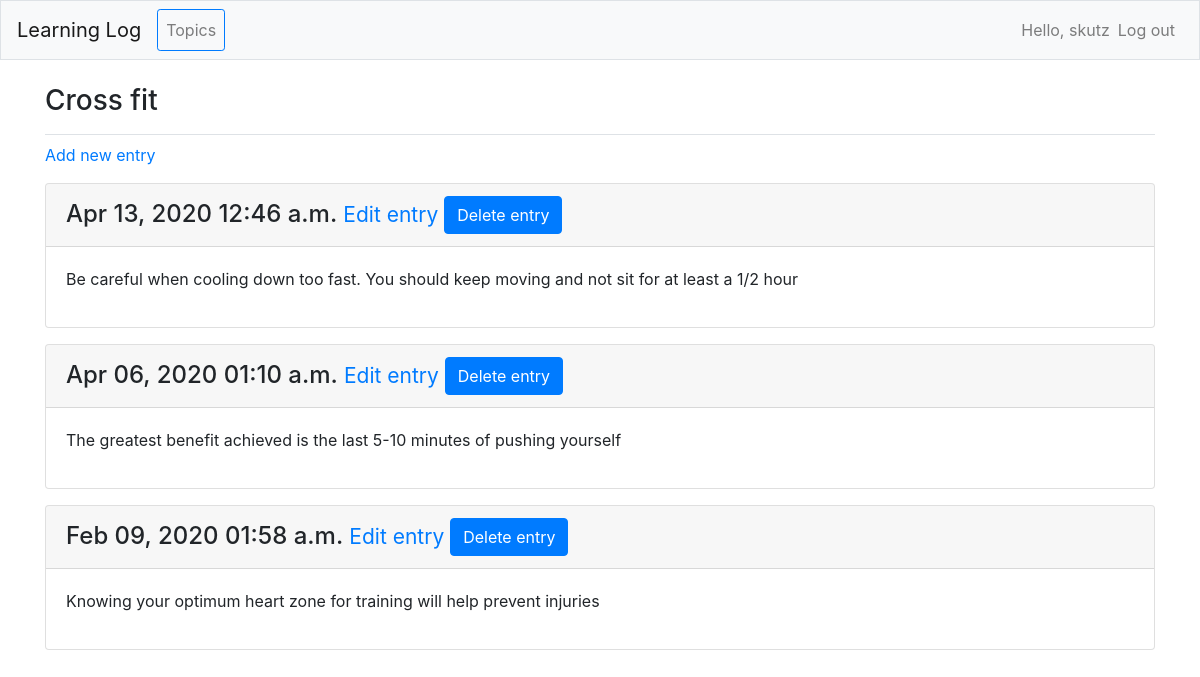
The page /topics/2/ (signed in) on the database its author committed.
### learning_logs/models.py (models this page shows, shortened)
class Topic(models.Model): # inherit from Django's base Model class
    text = models.CharField(max_length=200) # allocates 200 chars in database
    data_added = models.DateTimeField(auto_now_add=True) # sets to current data/time when new topic created
    owner = models.ForeignKey(User, on_delete=models.CASCADE)
    def __str__(self):
        return self.text

class Entry(models.Model): # inherit from Django's base Model class
    topic = models.ForeignKey(Topic,  on_delete=models.CASCADE)  # connects entry to a topic
    text = models.TextField()
    date_added = models.DateTimeField(auto_now_add=True)
    class Meta:
        verbose_name_plural = 'entries'

### learning_logs/views.py (the view)
# urls.py: path('topics/<int:topic_id>/', views.topic, name = 'topic'),
@login_required
def topic(request, topic_id):
    topic = Topic.objects.get(id=topic_id)
    check_topic_owner(topic, request)
    entries = topic.entry_set.order_by('-date_added')
    context = {'topic': topic, 'entries': entries}
    return render(request, 'learning_logs/topic.html', context)

### learning_logs/views.py (called while the page is built)
def check_topic_owner(topic, request):
    if topic.owner != request.user:
        raise Http404

### learning_logs/templates/learning_logs/topic.html (shortened to what this page needs)
{% extends 'learning_logs/base.html' %}
{% block page_header %}
    <h3>{{topic}} </h3>
{% endblock page_header %}
{% block content %}
<p>
    <a href = "{% url 'learning_logs:new_entry' topic.id %}"> Add new entry </a>
</p>
{% for entry in entries %}
    <div class="card mb-3">
        <h4 class = "card-header">
            {{ entry.date_added|date:'M d, Y h:i a' }}
            <small>
                <a href = "{% url 'learning_logs:edit_entry' entry.id %}"> Edit entry </a>
            </small>
            <button type = "button" class="btn btn-primary" data-toggle="modal" data-target="#ModalCenter"> Delete entry </button>
        </h4>
        <div class="card-body">
            {{ entry.text|linebreaks }}
        </div>
    </div>
{% empty %}
    <li> There are no entries for this topic yet </li>
{% endfor %}
{% endblock content %}

### learning_logs/templates/learning_logs/base.html (shortened to what this page needs)
{% load bootstrap4 %}
<!doctype html>
<html lang="en" >
<head>
    {% bootstrap_css %}
</head>
<body>
    <nav class = "navbar navbar-expand-md navbar-light bg-light mb-4 border">
        <a class = "navbar-brand" href = "{% url 'learning_logs:index' %}"> Learning Log </a>
            <div class = "collapse navbar-collapse" id = "navbarCollapse">
                <ul class = "navbar-nav mr-auto border border-primary rounded-sm">
                    <li class = "nav-item">
                        <a class = "nav-link" href = "{% url 'learning_logs:topics'%}"> Topics </a>
                    </li>
                </ul>
                <ul class = "navbar-nav ml-auto">
                    {% if user.is_authenticated %}
                        <li class = "nav-item">
                            <span class = "navbar-text">Hello, {{ user.username }} </span>
                        </li>
                        <li class = "nav-item">
                            <a class = "nav-link" href = "{% url 'users:logout' %}"> Log out </a>
                        </li>
                    {% endif %}
                </ul>
            </div>
    </nav>
    <main role = "main" class = "container">
        <div class = "pb-2 mb-2 border-bottom">
            {% block page_header %} {% endblock page_header %}
        </div>
        <div>
            {% block content %}{% endblock content %}
        </div>
    </main>
</body>
</html>

### rows shown on the page
Topic: text "Cross fit"
Entry: date_added "Apr 13, 2020 12:46 a.m.", text "Be careful when cooling down too fast. You should keep moving and not sit for at least a 1/2 hour"
Entry: date_added "Apr 06, 2020 01:10 a.m.", text "The greatest benefit achieved is the last 5-10 minutes of pushing yourself"
Entry: date_added "Feb 09, 2020 01:58 a.m.", text "Knowing your optimum heart zone for training will help prevent injuries"

### other values the page prints
{{ user.username }} "skutz"
